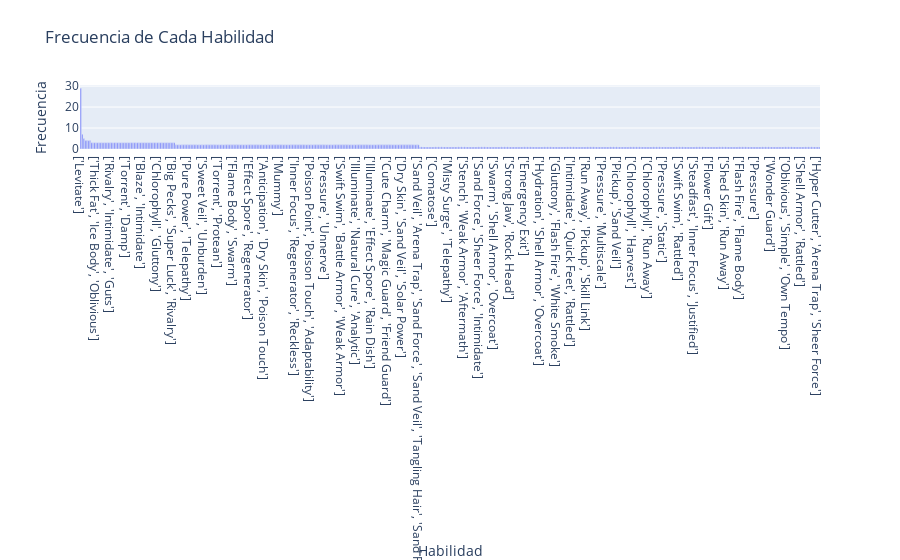

The cell this chart's notebook holds for it:
### Code cell
# Aplica la función len_abilities a la columna 'abilities' para obtener el número de habilidades
df['num_abilities'] = df['abilities'].apply(len_abilities)

# Explode la columna 'abilities' para obtener filas separadas para cada habilidad
df_exploded = df.explode('abilities')

# Gráfico de barras para la frecuencia de cada habilidad
abilities_freq = df_exploded['abilities'].value_counts().reset_index(name='count')

fig = px.bar(abilities_freq, x='abilities', y='count', title='Frecuencia de Cada Habilidad')
fig.update_xaxes(title_text='Habilidad')
fig.update_yaxes(title_text='Frecuencia')
fig.show()

### Figure 1 — Plotly figure (JSON) as saved in the notebook; plotly's stock layout.template omitted (floating-point values rounded to 4 significant figures; data arrays with more than 128 entries replaced by an {"elided": "..."} marker saying what was removed)
{"data": [{"alignmentgroup": "True", "hovertemplate": "abilities=%{x}<br>count=%{y}<extra></extra>", "legendgroup": "", "marker": {"color": "#636efa", "pattern": {"shape": ""}}, "name": "", "offsetgroup": "", "orientation": "v", "showlegend": false, "textposition": "auto", "type": "bar", "x": {"elided": "482 str values"}, "xaxis": "x", "y": {"elided": "482 int values"}, "yaxis": "y"}], "layout": {"barmode": "relative", "legend": {"tracegroupgap": 0}, "title": {"text": "Frecuencia de Cada Habilidad"}, "xaxis": {"anchor": "y", "domain": [0, 1], "title": {"text": "Habilidad"}}, "yaxis": {"anchor": "x", "domain": [0, 1], "title": {"text": "Frecuencia"}}}}
